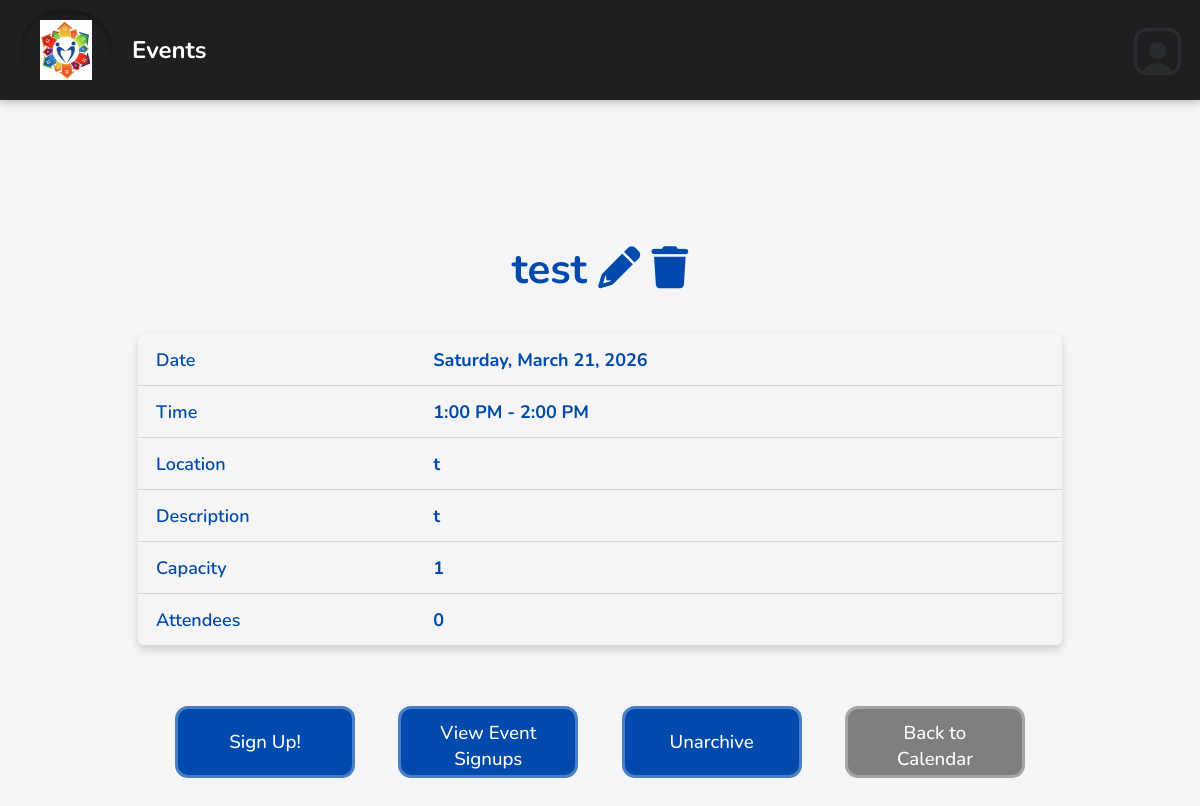
/event.php?id=248 (signed in), run on the app's committed database.
### tables this page shows
CREATE TABLE `dbevents` (
  `id` int(11) NOT NULL,
  `name` text NOT NULL,
  `date` char(10) NOT NULL,
  `startTime` char(5) NOT NULL,
  `endTime` char(5) NOT NULL,
  `description` text NOT NULL,
  `capacity` int(11) NOT NULL,
  `location` text DEFAULT NULL,
  `archived` tinyint(4) NOT NULL
);

### database/dbEvents.php (called while the page is built, shortened)
<?php
include_once(dirname(__FILE__).'/../domain/Event.php');
function is_archived($eventID) {
    $con = connect();
    $eventID = (int)$eventID;
    $query = "SELECT archived FROM dbevents WHERE id = $eventID";
    $result = mysqli_query($con, $query);
    $row = mysqli_fetch_assoc($result);
    $archived = (int)$row['archived'];
    if($archived === 1){
        return true;
    }
    return false;
}
function fetch_event_by_id($id) {
    $connection = connect();
    $id = mysqli_real_escape_string($connection, $id);
    $query = "select * from dbevents where id = '$id'";
    $result = mysqli_query($connection, $query);
    $event = mysqli_fetch_assoc($result);
    if ($event) {
        return $event;
    }
    return null;
}
function fetch_num_signups($id) {
    $connection = connect();
    $id = mysqli_real_escape_string($connection, $id);
    $query = "select count(*) as RowCount from dbeventpersons where eventID = '$id'";
    $result = mysqli_query($connection, $query);
    $event = mysqli_fetch_assoc($result);
    if ($event) {
        require_once('include/output.php');
        $event = hsc($event);
        return $event;
    }
    return null;
}

### database/dbPersons.php (called while the page is built, shortened)
<?php
function retrieve_person($id) {
    $con=connect();
    $query = "SELECT * FROM dbpersons WHERE id = '" . $id . "'";
    $result = mysqli_query($con,$query);
    $result_row = mysqli_fetch_assoc($result);
    $thePerson = make_a_person($result_row);
    return $thePerson;
}
function make_a_person($result_row) {
    $thePerson = new Person(
        $result_row['id'],
        $result_row['first_name'],
        $result_row['last_name'],
        $result_row['phone_number'],
        $result_row['email'],
        $result_row['email_prefs'],
        $result_row['birthday'],
        $result_row['t-shirt_size'],
        $result_row['state'],
        $result_row['city'],
        $result_row['street_address'],
        $result_row['zip_code'],
        $result_row['emergency_contact_first_name'],
        $result_row['emergency_contact_phone'],
        $result_row['emergency_contact_relation'],
        $result_row['archived'],
        $result_row['password'],
        $result_row['contact_num'],
        $result_row['contact_method'],
        $result_row['type'],
        $result_row['status'],
        $result_row['photo_release'],
        $result_row['community_service'],
        $result_row['notes']
        );
    return $thePerson;
}

### include/output.php (called while the page is built, shortened)
<?php
    function hsc($input) {
        if (is_array($input)) {
            $arr = [];
            foreach ($input as $key => $value) {
                $arr[$key] = htmlspecialchars($value ?? '');
            }
            return $arr;
        }
        return htmlspecialchars($input ?? '');
    }
    function time24hTo12h($time) {
        $tempTime = explode(':', $time);
        $hour = $tempTime[0];
        $minute = $tempTime[1];
        $hour = intval($hour);
        if ($hour < 12) {
            if ($hour == 0) {
                $hour = 12;
            }
            return hsc($hour . ':' . $minute . ' AM');
        } else if ($hour > 12) {
            $hour -= 12;
        }
        return hsc($hour . ':' . $minute . ' PM');
    }

### event.php (the view, shortened to what this page needs)
<?php
  	include_once('database/dbEvents.php');
  	$event_info = fetch_event_by_id($id);
    $isRecurring = !empty($event_info['series_id']);
    $confirmText = $isRecurring
    ? "This is a recurring event. Deleting it will remove all occurrences. Are you sure you want to delete this recurring event?"
    : "Are you sure you want to delete this event?";
    $event_num_signups = fetch_num_signups($id);
    include_once('database/dbPersons.php');
    if(isset($_SESSION['access_level'])) {
        $access_level = $_SESSION['access_level'];
    }
    $user = retrieve_person($_SESSION['_id']);
?>
<!DOCTYPE html>
<html>
<head>
    <?php
        require_once('universal.inc');
    ?>
    <link rel="stylesheet" href="event.css" type="text/css" />
    <link rel="stylesheet" href="https://cdnjs.cloudflare.com/ajax/libs/font-awesome/6.0.0-beta3/css/all.min.css">
</head>
<body>
    <?php require_once('header.php') ?>
    <h1>View Event</h1>
    <main class="event-info">
        <?php
            require_once('include/output.php');
            $event_name = $event_info['name'];
            $event_date = date('l, F j, Y', strtotime($event_info['date']));
            $event_startTime = time24hto12h($event_info['startTime']);
            $event_endTime = time24hto12h($event_info['endTime']);
            $event_description = $event_info['description'];
            $event_location = $event_info['location'];
            $event_capacity = $event_info['capacity'];
            $num_signups = $event_num_signups['RowCount'];
        ?>
        <h2 class="event-head">
            <?php echo htmlspecialchars_decode($event_name); ?>
            <?php if (isset($_SESSION['access_level']) && $access_level >= 2): ?>
                <a href="editEvent.php?id=<?= $id ?>" title="Edit Event" class="edit-icon">
                    <i class="fas fa-pencil-alt"></i>
                </a>
                <a href="deleteEvent.php?id=<?= $id ?>" title="Delete Event" class="delete-icon"
                    onclick="return confirm('<?= htmlspecialchars($confirmText, ENT_QUOTES) ?>');">
                    <i class="fas fa-trash"></i>
                </a>
        <?php endif; ?>
        </h2>
                <div id="table-wrapper">
            <table>
                <tr>
                    <td class="label">Date</td>
                    <td><?php echo $event_date; ?></td>
                </tr>
                <tr>
                    <td class="label">Time</td>
                    <td><?php echo $event_startTime . " - " . $event_endTime; ?></td>
                </tr>
                <tr>
                    <td class="label">Location</td>
                    <td>
                        <?php echo wordwrap($event_location, 50, "<br />\n"); ?>
                    </td>
                </tr>
                <tr>
                    <td class="label">Description</td>
                    <td>
                        <?php echo wordwrap($event_description, 50, "<br />\n"); ?>
                    </td>
                </tr>
                <tr>
                    <td class="label">Capacity</td>
                    <td id="description-cell"><?php echo $event_capacity; ?></td>
                </tr>
                <tr>
                    <td class="label">Attendees</td>
                    <td id="description-cell"><?php echo $num_signups; ?></td>
                </tr>
            </table>
        </div>
        <div class="action-buttons">
            <form action="eventSignUp.php" method="get">
                <button type="submit" class="button primary">Sign Up!</button>
            </form>
            <?php if (isset($_SESSION['access_level']) && $access_level >= 2) : ?>
                <a href="viewEventSignUps.php?id=<?php echo $id; ?>"class = "button signup">View Event Signups</a>
                <?php if (is_archived($event_info['id']))  : ?>
                    <form method="POST" action="" onsubmit="return confirmAction('unarchive')">
                        <button type="submit" class="button">Unarchive</button>
                    </form>
                <?php endif ?>
            <?php endif ?>
            <a href="calendar.php?month=<?= substr($event_info['date'], 0, 7) ?>" class="button cancel">Back to Calendar</a>
        </div>
    </main>
</body>
</html>

### css/base.css (style rules this page uses)
html, body, header, main, footer, div, span, p, h1, h2, h3, h4, h5, h6, ul, ol, li, input, select, textarea, form, section, label, table, td, tr, th, form, fieldset, em, button, a { padding: 0; margin: 0; font-size: inherit; font-family: inherit; font-weight: inherit; text-decoration: none; font-style: normal; box-sizing: border-box; text-align: left; list-style-type: none; border-spacing: 0; font-weight: bold; }
:root { --page-background-color: #f5f5f7; --page-font-color: rgb(0, 74, 173); --inactive-font-color: #6b6b6b; --inactive-background-color: #eeeeee; --standout-background: #ffffff; --happy-toast-background-color: #7fa88a; --happy-toast-font-color: #ffffff; --info-toast-background-color: #e6e6e6; --info-toast-font-color: #111111; --error-toast-background-color: #c97b67; --error-toast-font-color: #ffffff; --shadow-and-border-color: #d6d6d6; --accent-color: rgb(62, 129, 50); --main-color: rgb(0, 74, 173); --secondary-accent-color: rgb(62, 129, 50); --wv-accent-color: #C9AB81; --wv-accent-foreground: #ffffff; --wv-bg-light: #ffffff; --wv-text-dark: #111111; --wv-muted-text: #6b6b6b; --calendar-event-color: #b0b0b0; --calendar-event-color-hover: var(--accent-color); --calendar-today-border: 2px solid var(--secondary-accent-color); --button-font-color: #ffffff; --button-padding: 0.5rem 1.5rem; --button-border-radius: 0.25rem; --standard-border: 1px solid #cccccc; --light-border: 1px solid var(--shadow-and-border-color); --text-field-border: 2px solid #cccccc; --cancel-button-background-color: rgb(127,127,127); --error-color: #c97b67; font-size: 18px; font-family: Montserrat; font-weight: 300; }
body { background-color: var(--page-background-color); color: var(--page-font-color); font-family: Montserrat; }
a { color: var(--main-color); }
main:not(.login):not(.calendar-view):not(.dashboard) { padding: 1rem; }
input[type=submit], .button, a.button-signup { color: var(--button-font-color); background-color: var(--main-color); padding: var(--button-padding); border: 3px solid rgba(255, 255, 255, 0.295); border-radius: var(--button-border-radius); font-weight: 500; width: 100%; transition: background-color .3s; cursor: pointer; text-align: center; }
h1 { font-size: 1.5rem; font-weight: 500; margin-bottom: 2rem; background-color: var(#C9AB81); color: var(--page-background-color); width: 100%; text-align: center; padding: 1rem; }
h2 { font-size: 1.5rem; font-weight: 500; }
.button { display: inline-block; }
button.cancel, a.cancel { background-color: var(--cancel-button-background-color); color: white; }

### event.css (style rules this page uses)
main.event-info { margin: 0 auto; max-width: 960px; padding: 1rem; display: flex; flex-direction: column; gap: 1rem; box-sizing: border-box; }
.event-head { font-size: 2.25em; font-weight: 700; text-align: center; }
#table-wrapper { margin: 1rem 0; border-radius: 8px; box-shadow: 0 4px 8px rgba(0,0,0,0.15); overflow: auto; background-color: transparent; }
table { width: 100%; border-collapse: collapse; table-layout: fixed; word-wrap: break-word; font-size: 1rem; }
table th, table td { padding: 0.75rem 1rem; vertical-align: top; background-color: var(--page-background-color); border-bottom: 1px solid var(--shadow-and-border-color); color: var(--page-font-color); }
table td.label, table th.label { width: 30%; text-align: left; font-weight: 600; color: var(--page-font-color); white-space: normal; }
table td, table th { word-break: break-word; }
.action-buttons { margin: 1rem 0rem; display: flex; flex-direction: row; align-items: stretch; justify-content: space-evenly; }
.action-buttons .button { margin: 0.35rem; padding: 0.6rem 1rem; border-radius: 13px; cursor: pointer; width: 10rem; height: 4rem; }
.button.cancel { background-color: var(--cancel-button-background-color); color: var(--button-font-color); }
.button.signup { background-color: var(--main-color) !important; color: var(--button-font-color); }
html, body { background-color: var(--page-background-color); color: var(--page-font-color); }

### data on the page
dbevents: name "test", date "Saturday, March 21, 2026", startTime "1:00 PM", endTime "2:00 PM", location "t", description "t", capacity "1"

### other printed values
$num_signups "0"
